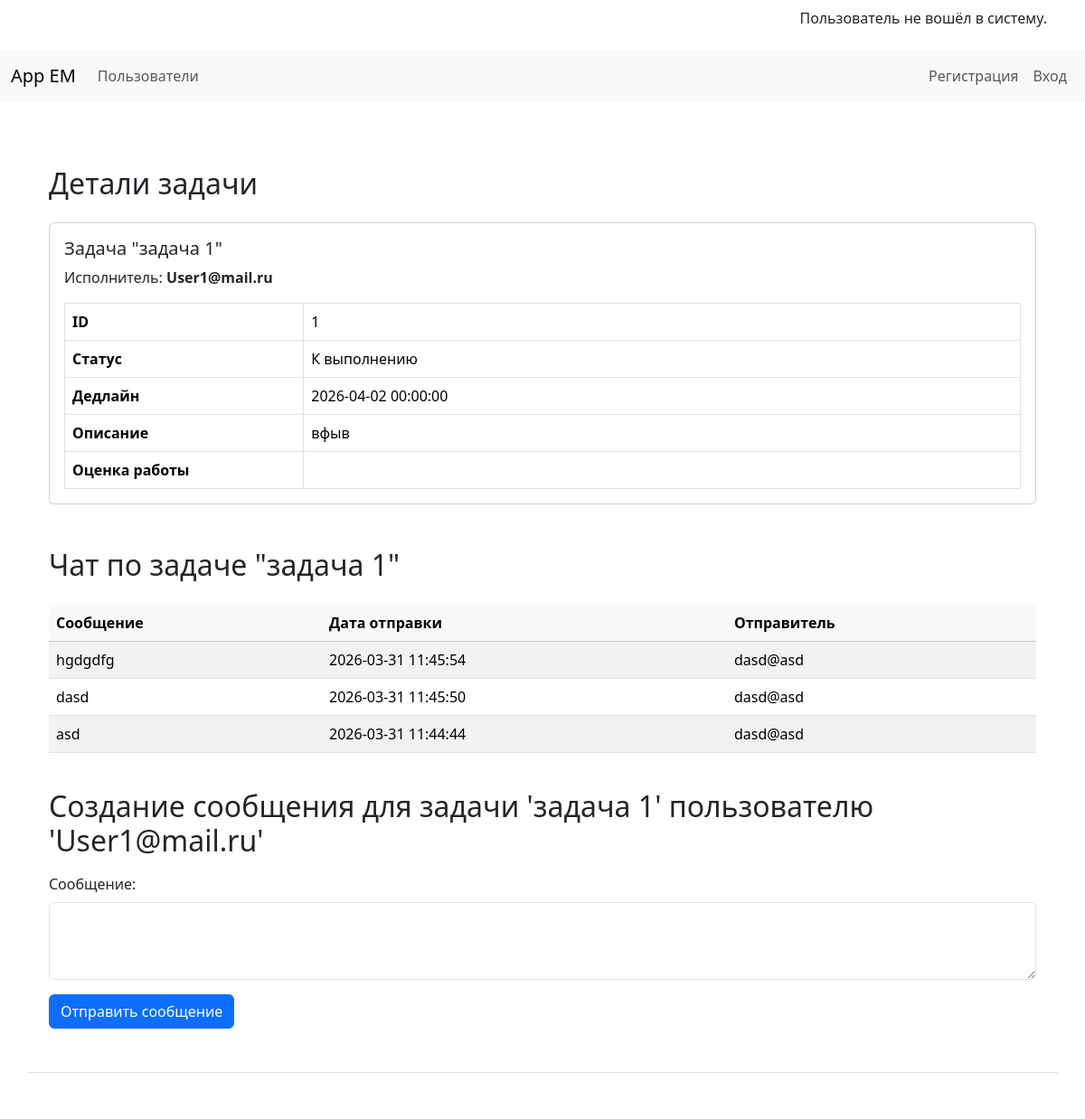
The app's page /task_user/1 with its own data.
### app/tasks/models.py (models this page shows)
class TaskModel(Base):
    __tablename__ = "tasks"
    id = Column(Integer, primary_key=True, index=True)
    name = Column(String)
    status = Column(String, default="открыто")
    dedline = Column(DateTime)
    description = Column(String, nullable=True)
    job_evaluation = Column(Integer, nullable=True)
    executor_id = Column(Integer, ForeignKey("users.id"))
    executor = relationship("UserModel")
    team_id = Column(Integer, ForeignKey("teams.id"))
    team = relationship("TeamModel")
    chat = relationship("MessageModel", secondary=chat_messages, back_populates="task")

class MessageModel(Base):
    __tablename__ = "messages"
    id = Column(Integer, primary_key=True, index=True)
    message = Column(String)
    created_at = Column(DateTime, default=func.now())
    sender_id = Column(Integer, ForeignKey("users.id"))
    task_id = Column(Integer, ForeignKey("tasks.id"))
    sender = relationship("UserModel")
    task = relationship("TaskModel", secondary=chat_messages, back_populates="chat")

### app/users/models.py (models this page shows)
class UserModel(Base):
    __tablename__ = "users"
    id = Column(Integer, primary_key=True, index=True)
    email = Column(String, unique=True)
    role = Column(String, nullable=True)
    team_id = Column(Integer, ForeignKey("teams.id"), nullable=True)
    team = relationship("TeamModel")
    hash_password = Column(String)
    meetings = relationship(
        "MeetingModel", secondary=meeting_participants, back_populates="participants"
    )
    tasks = relationship("TaskModel")

### app/tasks/router.py (the view)
@router.get("/task_user/{task_id}", response_model=List[JobResultSchema])
async def get_task_user(
    task_id: int,
    request: Request,
    user_data: UserModel = Depends(get_current_user),
    db: Session = Depends(get_db),
):
    try:
        task_user = db.query(TaskModel).filter(TaskModel.id == task_id).first()
        return templates.TemplateResponse(
            "tasks/task.html",
            {
                "request": request,
                "current_user": user_data,
                "task_user": task_user,
                "chat": task_user.chat[::-1],
            },
        )
    except AttributeError:
        raise

### app/templates/tasks/task.html (shortened to what this page needs)
{% extends 'base.html' %}
{% block content %}
<div class="container mt-5">
    <h2 class="mb-4">Детали задачи</h2>
    <div class="card mb-4">
        <div class="card-body">
            <h5 class="card-title">Задача "{{ task_user.name }}"</h5>
            <p class="card-text">Исполнитель: <strong>{{ task_user.executor.email }}</strong></p>
            <div class="table-responsive">
                <table class="table table-bordered mb-0">
                    <tr>
                        <th scope="row" class="col-md-3">ID</th>
                        <td>{{ task_user.id }}</td>
                    </tr>
                    <tr>
                        <th scope="row">Статус</th>
                        <td>{{ task_user.status }}</td>
                    </tr>
                    <tr>
                        <th scope="row">Дедлайн</th>
                        <td>{{ task_user.dedline }}</td>
                    </tr>
                    <tr>
                        <th scope="row">Описание</th>
                        <td>{{ task_user.description }}</td>
                    </tr>
                    <tr>
                        <th scope="row">Оценка работы</th>
                        {% if task_user.job_evaluation %}
                        <td>{{ task_user.job_evaluation }}</td>
                        {% else %}
                        <td></td>
                        {% endif %}
                    </tr>
                </table>
            </div>
        </div>
    </div>
</div>
<div class="container mt-5">
    <h2 class="mb-4">Чат по задаче "{{ task_user.name }}"</h2>
    <div class="table-responsive">
        <table class="table table-striped table-hover align-middle">
            <thead class="table-light">
                <tr>
                    <th scope="col">Сообщение</th>
                    <th scope="col">Дата отправки</th>
                    <th scope="col">Отправитель</th>
                </tr>
    </thead>
            <tbody>
                {% for massage in chat %}
                <tr>
                    <td>{{ massage.message }}</td>
                    <td>{{ massage.created_at }}</td>
                    <td>{{ massage.sender.email }}</td>
                </tr>
                {% endfor %}
            </tbody>
        </table>
    </div>
</div>
<div class="container mt-4">
    <h2 class="mb-3">Создание сообщения для задачи '{{ task_user.name }}' пользователю '{{ task_user.executor.email }}'</h2>
    <form id="messageForm" class="row g-3">
        <div class="col-12">
            <label for="messageInput" class="form-label">Сообщение:</label>
            <textarea class="form-control" id="messageInput" name="message" rows="3" required></textarea>
        </div>
        <div class="col-12">
            <button type="submit" class="btn btn-primary">Отправить сообщение</button>
        </div>
    </form>
</div>
{% endblock %}

### records on screen
TaskModel: name "задача 1", id "1", status "К выполнению", dedline "2026-04-02 00:00:00", description "вфыв"
UserModel: executor.email "User1@mail.ru"
MessageModel: message "hgdgdfg", created_at "2026-03-31 11:45:54", sender.email "dasd@asd"
MessageModel: message "dasd", created_at "2026-03-31 11:45:50", sender.email "dasd@asd"
MessageModel: message "asd", created_at "2026-03-31 11:44:44", sender.email "dasd@asd"
